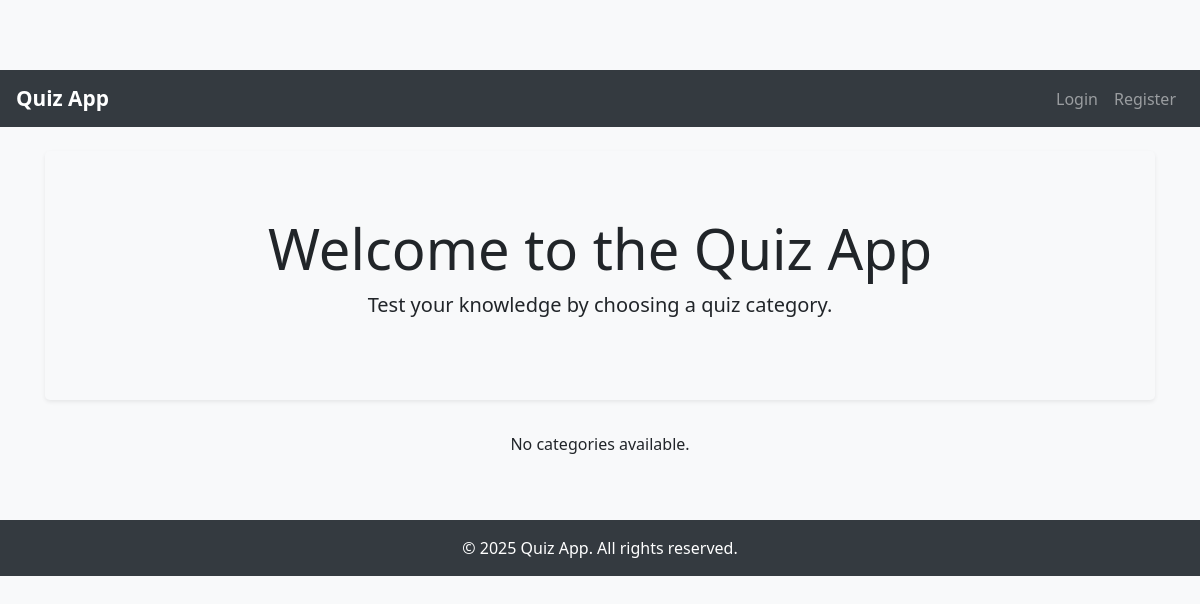
/, run on an earlier commit of the app's database.
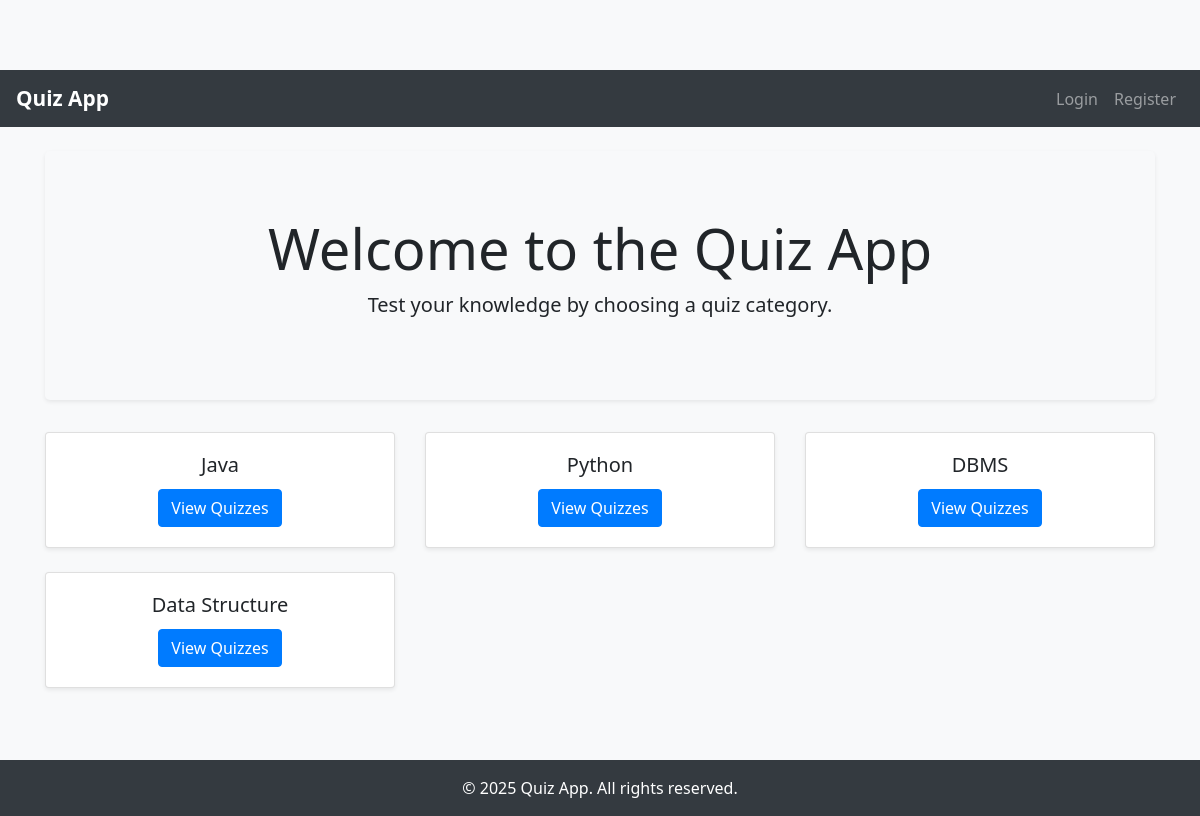
And on a later commit of the database.
### core/models.py (models this page shows, shortened)
class Category(models.Model):
    name = models.CharField(max_length=100, unique=True)

### core/views.py (the view)
# urls.py: 2. Add a URL to urlpatterns:  path('', views.home, name='home')
def home(request):
    categories = Category.objects.all()
    return render(request, 'core/home.html', {'categories': categories})

### templates/core/home.html
{% extends 'core/base.html' %}
{% block content %}
<div class="jumbotron text-center bg-light shadow-sm">
<h1 class="display-4">Welcome to the Quiz App</h1>
<p class="lead">Test your knowledge by choosing a quiz category.</p>
</div>
<div class="row">
{% for category in categories %}
<div class="col-md-4 mb-4">
<div class="card shadow-sm">
<div class="card-body text-center">
<h5 class="card-title">{{ category.name }}</h5>
<a href="{% url 'category_quizzes' category.id %}" class="btn btn-primary">View
Quizzes</a>
</div>
</div>
</div>
{% empty %}
<div class="col-12 text-center">
<p>No categories available.</p>
</div>
{% endfor %}
</div>
{% endblock %}

What changed in the data, as far as the page shows it:
added Category: name "Java"
added Category: name "Python"
added Category: name "DBMS"
added Category: name "Data Structure"
Also different on the page:
text no longer shown: "No categories available."
